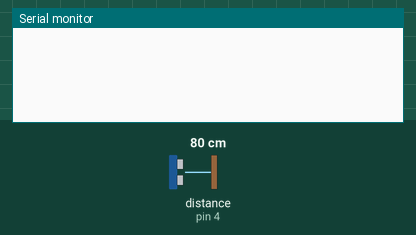
The sketch below on a simulated Arduino Uno, built with avr-gcc and run on an emulated ATmega328P. Parts: the last lines printed to the serial monitor. Wiring (inferred from the names in the program): ultrasonic range finder: trigger pin 3; echo pin 4. The inputs (shaded band) are chosen by the test bench; at power-on: distance to the obstacle (sensor on pin 4) 80 cm. The echo pulse lasts 58.3 µs per cm.

Above: at 1.2 s.
1.3 s: distance to the obstacle (sensor on pin 4) set to 17 cm
At 2.2 s:
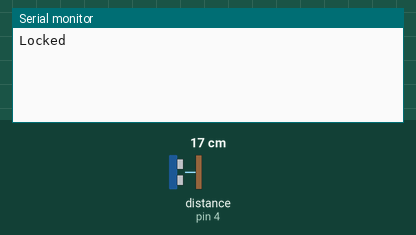
2.9 s: distance to the obstacle (sensor on pin 4) set to 13 cm
At 3.11 s:
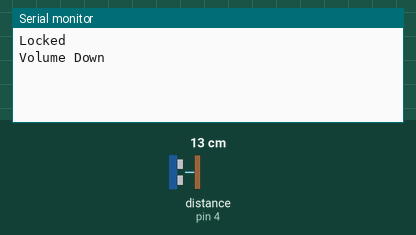

Measured:
- the behaviour switches between 16 and 15 cm on distance to the obstacle (sensor on pin 4) (found by bisection; images 1 and 2)
- after the input at 1.3 s, the serial monitor: prints a new line after 0.19 s (image 1)
- after the input at 2.9 s, the serial monitor: prints a new line at once (image 2)

The sketch:

arduino-code.ino
```cpp
const int trigger = 3;  //Trigger pin of the Sensor
const int echo = 4;     //Echo pin of the Sensor

long time_taken;
int dist, distR;

long duration;
float r;
unsigned long temp = 0;
int temp1 = 0;
int l = 0;

void find_distance(void);

void find_distance(void) {

  digitalWrite(trigger, LOW);
  delayMicroseconds(2);
  digitalWrite(trigger, HIGH);
  delayMicroseconds(10);
  digitalWrite(trigger, LOW);
  duration = pulseIn(echo, HIGH, 5000);
  r = 3.4 * duration / 2;
  distR = r / 100.00;
  delay(100);
}

void setup() {
  Serial.begin(9600);
  pinMode(trigger, OUTPUT);
  pinMode(echo, INPUT);
}

void calculate_distance(int trigger, int echo) {
  digitalWrite(trigger, LOW);
  delayMicroseconds(2);
  digitalWrite(trigger, HIGH);
  delayMicroseconds(10);
  digitalWrite(trigger, LOW);
  time_taken = pulseIn(echo, HIGH);
  dist = time_taken * 0.034 / 2;
  if (dist > 50)
    dist = 50;
}

void loop() {

  calculate_distance(trigger, echo);
  distR = dist;

  if (distR >= 10 && distR <= 20) {
    delay(50);  //Hand Hold Time
    calculate_distance(trigger, echo);
    distR = dist;
    if (distR >= 10 && distR <= 20) {
      Serial.println("Locked");
      while (distR <= 40) {
        calculate_distance(trigger, echo);
        distR = dist;
        if (distR < 15) {
          Serial.println("Volume Down");
          delay(300);
        }
        if (distR > 20) {
          Serial.println("Volume Up");
          delay(300);
        }
      }
    }
  }

  if (distR <= 8 && distR >= 0) {
    temp = millis();
    while (millis() <= (temp + 300))
      find_distance();

    {
      Serial.println("Play/Pause");
    }
  }

  delay(200);
}
```
